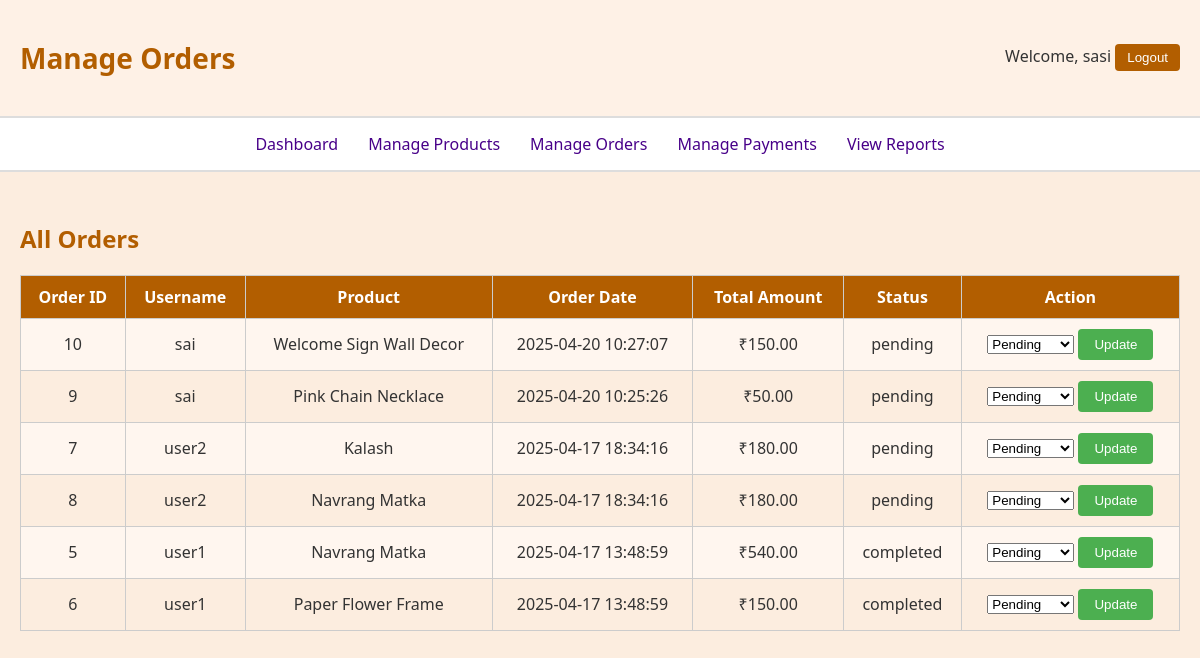
/admin/ManageOrder.php (signed in), run on an earlier commit of the app's database.
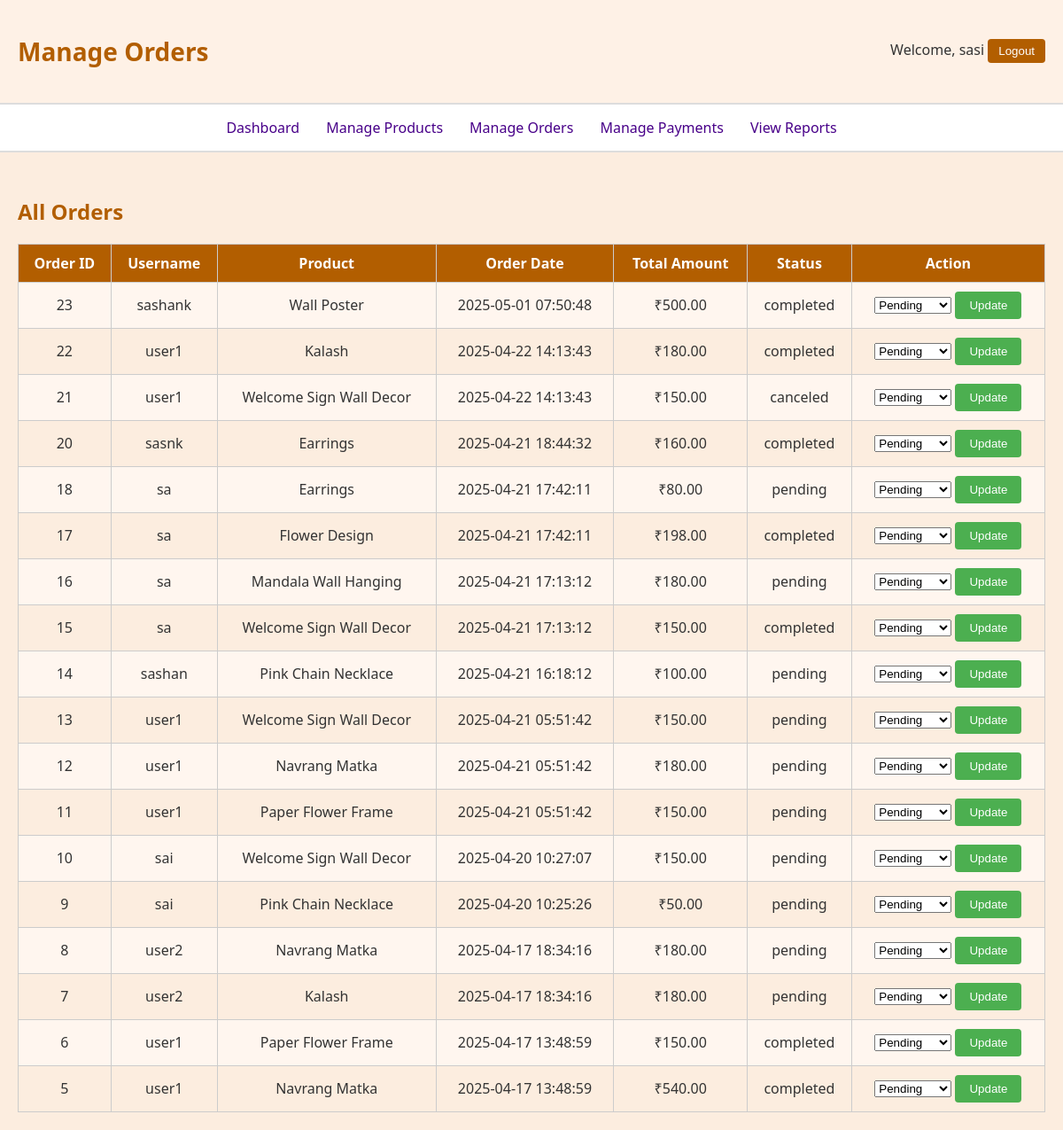
And on a later commit of the database.
### tables this page shows
CREATE TABLE `orders` (
  `order_id` int(11) NOT NULL,
  `user_id` int(11) DEFAULT NULL,
  `product_id` int(11) DEFAULT NULL,
  `order_date` timestamp NOT NULL DEFAULT current_timestamp(),
  `status` enum('pending','completed','canceled') DEFAULT 'pending',
  `total_amount` decimal(10,2) NOT NULL
);

CREATE TABLE `users` (
  `user_id` int(11) NOT NULL,
  `username` varchar(50) NOT NULL,
  `email` varchar(100) NOT NULL,
  `password` varchar(255) NOT NULL,
  `Address` varchar(255) DEFAULT NULL,
  `phone_number` varchar(15) DEFAULT NULL,
  `created_at` timestamp NOT NULL DEFAULT current_timestamp(),
  `role` enum('buyer','seller','admin') DEFAULT 'buyer'
);

CREATE TABLE `products` (
  `product_id` int(11) NOT NULL,
  `seller_id` int(11) DEFAULT NULL,
  `name` varchar(100) NOT NULL,
  `description` text DEFAULT NULL,
  `price` decimal(10,2) NOT NULL,
  `stock` int(11) NOT NULL,
  `Image` varchar(255) NOT NULL,
  `category_id` int(11) NOT NULL
);

### admin/ManageOrder.php (the view, shortened to what this page needs)
<?php
include '../db.php';
$admin_name = $conn->query("SELECT username FROM admin WHERE admin_id = " . $_SESSION['admin_id'])->fetch_assoc()['username'];
?>
<!DOCTYPE html>
<html lang="en">
<head>
    <link rel="stylesheet" href="./admin.css">
</head>
<body>
    <header>
        <div class="header-container">
            <h1>Manage Orders</h1>
            <div class="admin-info">
                <span>Welcome, <?php echo htmlspecialchars($admin_name); ?></span>
                <form method="POST" style="display: inline;">
                    <button type="submit" name="logout" class="logout-btn">Logout</button>
                </form>
            </div>
        </div>
    </header>
    <nav>
        <ul>
            <li><a href="index.php">Dashboard</a></li>
            <li><a href="ManageProduct.php">Manage Products</a></li>
            <li><a href="ManageOrder.php" class="active">Manage Orders</a></li>
            <li><a href="ManagePayement.php">Manage Payments</a></li>
            <li><a href="ViewReport.php">View Reports</a></li>
        </ul>
    </nav>
    <div class="container">
        <h2>All Orders</h2>
        <table class="table">
            <tr>
                <th>Order ID</th>
                <th>Username</th>
                <th>Product</th>
                <th>Order Date</th>
                <th>Total Amount</th>
                <th>Status</th>
                <th>Action</th>
            </tr>
            <?php
            $orders = $conn->query("SELECT orders.*, users.username, products.name as product_name
                                 FROM orders
                                 JOIN users ON orders.user_id = users.user_id
                                 JOIN products ON orders.product_id = products.product_id
                                 ORDER BY orders.order_date DESC");
            while ($order = $orders->fetch_assoc()):
            ?>
            <tr>
                <td><?php echo htmlspecialchars($order['order_id']); ?></td>
                <td><?php echo htmlspecialchars($order['username']); ?></td>
                <td><?php echo htmlspecialchars($order['product_name']); ?></td>
                <td><?php echo htmlspecialchars($order['order_date']); ?></td>
                <td>₹<?php echo number_format($order['total_amount'], 2); ?></td>
                <td><?php echo htmlspecialchars($order['status']); ?></td>
                <td>
                    <form method="POST" style="display: inline;">
                        <select name="new_status">
                            <option value="pending">Pending</option>
                        </select>
                        <button name="update_status">Update</button>
                    </form>
                </td>
            </tr>
            <?php endwhile; ?>
        </table>
    </div>
</body>
</html>

What changed in the data, as far as the page shows it:
added orders: order_id "23", user.username "sashank", product.name "Wall Poster", order_date "2025-05-01 07:50:48", total_amount "500.00", status "completed"
added orders: order_id "22", user.username "user1", product.name "Kalash", order_date "2025-04-22 14:13:43", total_amount "180.00", status "completed"
added orders: order_id "21", user.username "user1", product.name "Welcome Sign Wall Decor", order_date "2025-04-22 14:13:43", total_amount "150.00", status "canceled"
added orders: order_id "20", user.username "sasnk", product.name "Earrings", order_date "2025-04-21 18:44:32", total_amount "160.00", status "completed"
added orders: order_id "18", user.username "sa", product.name "Earrings", order_date "2025-04-21 17:42:11", total_amount "80.00", status "pending"
added orders: order_id "17", user.username "sa", product.name "Flower Design", order_date "2025-04-21 17:42:11", total_amount "198.00", status "completed"
added orders: order_id "16", user.username "sa", product.name "Mandala Wall Hanging", order_date "2025-04-21 17:13:12", total_amount "180.00", status "pending"
added orders: order_id "15", user.username "sa", product.name "Welcome Sign Wall Decor", order_date "2025-04-21 17:13:12", total_amount "150.00", status "completed"
added orders: order_id "14", user.username "sashan", product.name "Pink Chain Necklace", order_date "2025-04-21 16:18:12", total_amount "100.00", status "pending"
added orders: order_id "13", user.username "user1", product.name "Welcome Sign Wall Decor", order_date "2025-04-21 05:51:42", total_amount "150.00", status "pending"
added orders: order_id "12", user.username "user1", product.name "Navrang Matka", order_date "2025-04-21 05:51:42", total_amount "180.00", status "pending"
added orders: order_id "11", user.username "user1", product.name "Paper Flower Frame", order_date "2025-04-21 05:51:42", total_amount "150.00", status "pending"
shown differently, row unchanged: orders id 8: moves up the list
shown differently, row unchanged: orders id 6: moves up the list
